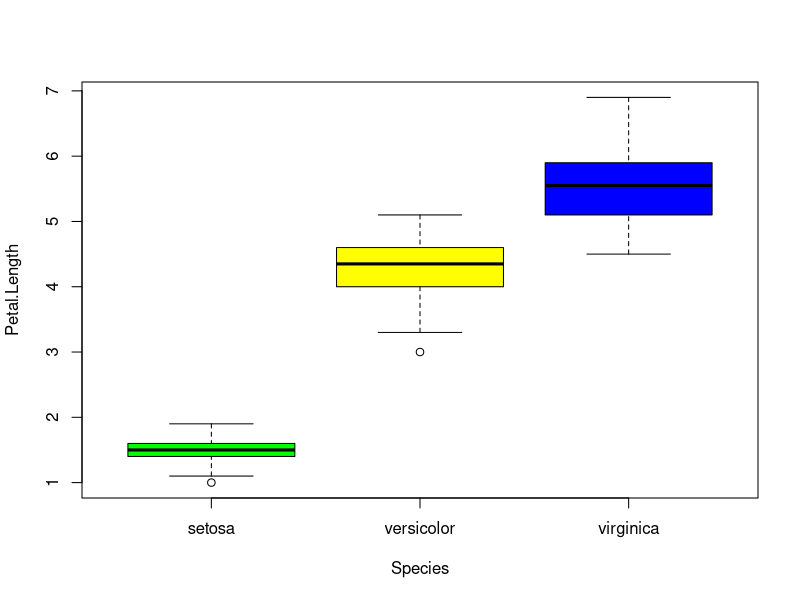

Reproduce this figure in R.
boxplot(Petal.Length ~ Species,
        data = iris,
        mian = '품종별 꽃잎의 길이',
        col = c('green', 'yellow', 'blue'))

boxplot.stats(iris$Sepal.Length)
